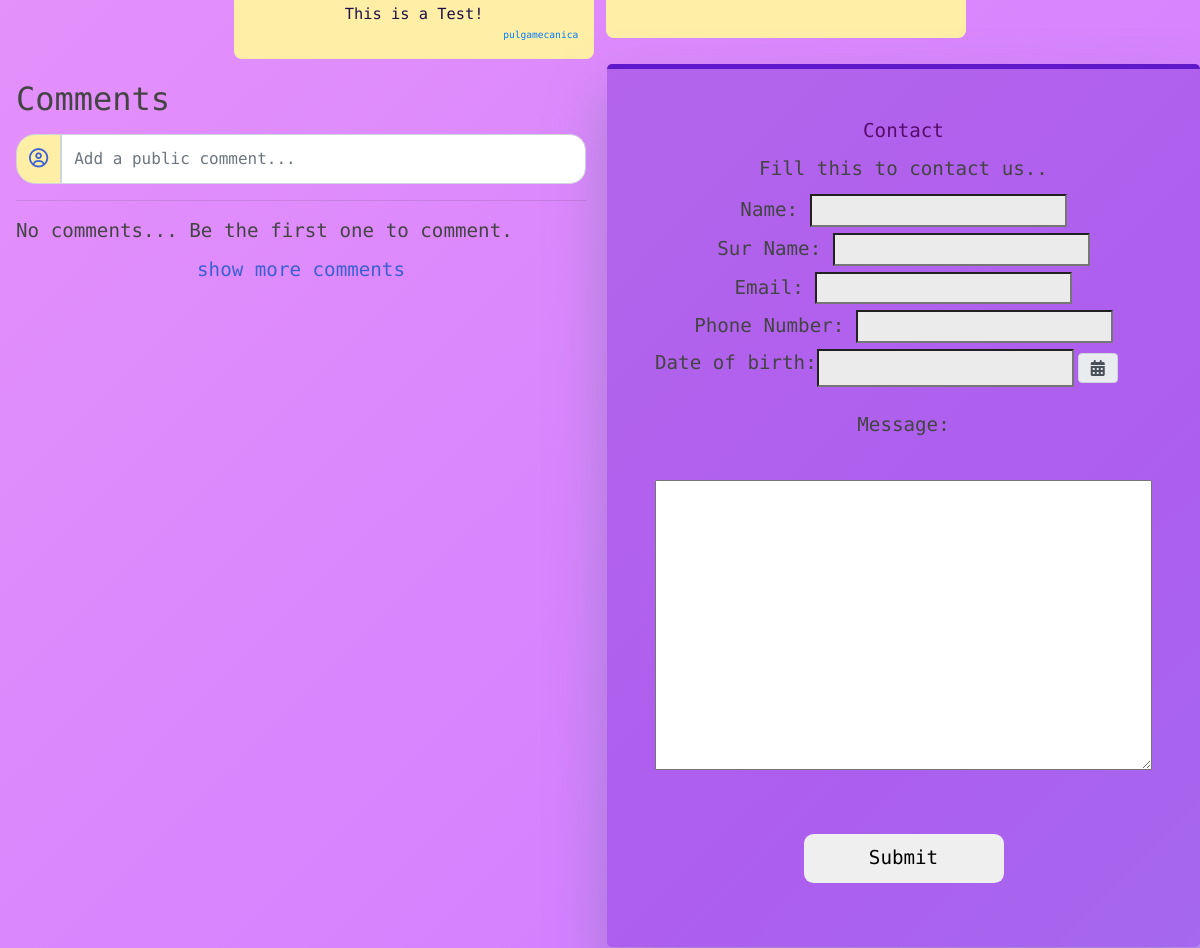
The app's page / (middle part), older data.
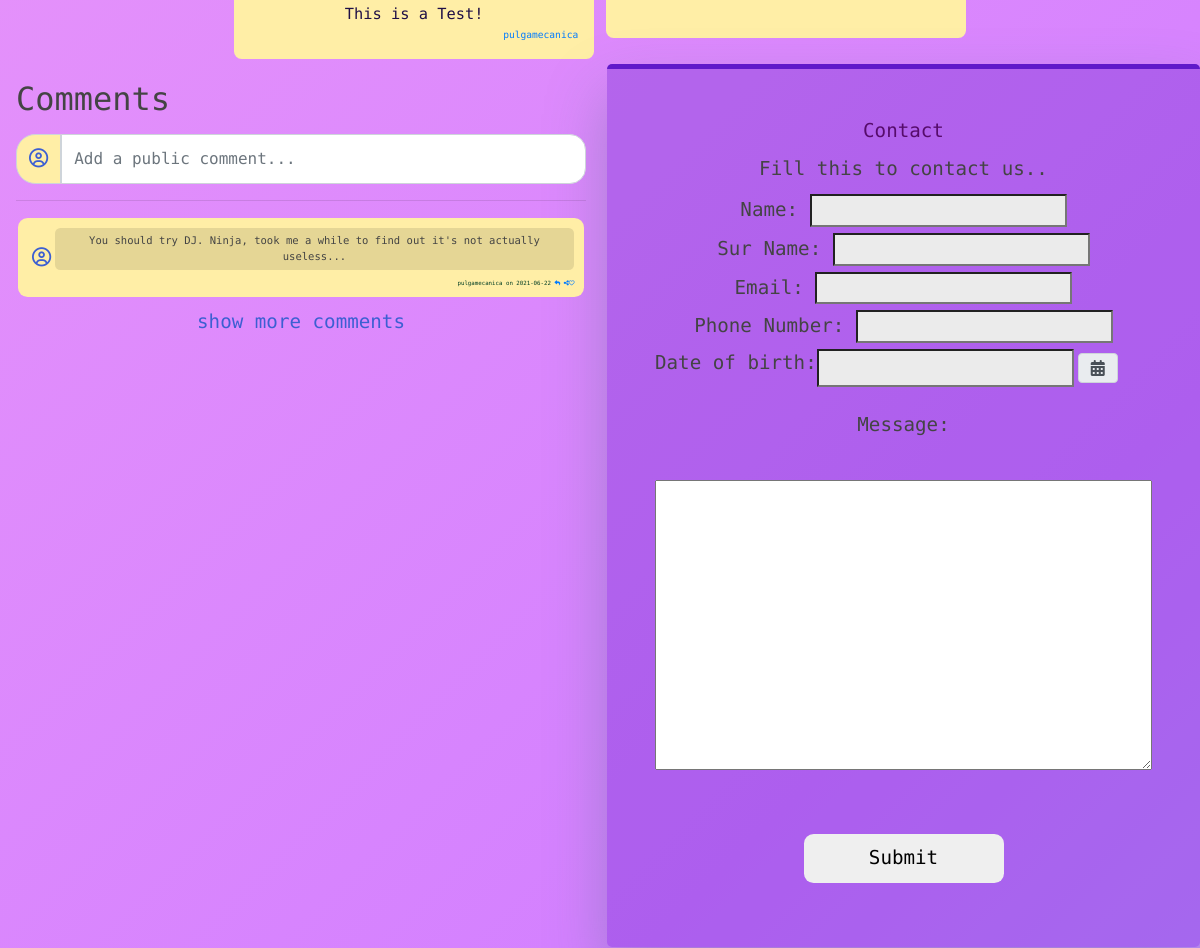
The same page, newer data.
### boring/models.py (models this page shows, shortened)
class Comment(models.Model):
    user = models.ForeignKey(BoringUser, on_delete=models.CASCADE, related_name="comments")
    created_at = models.DateTimeField(auto_now_add=True)
    description = models.TextField(max_length = 250)
    likes = models.IntegerField(default=0)

class BoringUser(models.Model):
    user = models.OneToOneField(User, on_delete=models.CASCADE)
    boring_coins = models.IntegerField(default=100)
    boring_diamonds = models.IntegerField(default=10)
    bio = models.TextField(blank=True)
    level = models.IntegerField(default=0)
    is_admin = models.BooleanField(default=False)
    created_at = models.DateTimeField(auto_now=True)

### boring_website/views.py (the view)
# urls.py: path('', views.home_page_view, name='home'),
def home_page_view(request):
    contact_form = ContactForm()
    recent_posts = [post for post in Post.objects.all().filter(active=True).order_by('created_at')[:2] ]
    recent_games_by_cat = { choice[1]: Game.objects.filter(category=choice[0]).filter(active=True).order_by('created_at')[:2] for choice in Game.GameCategory.choices }
    game = None if len(Game.objects.all()) == 0 else Game.objects.all().order_by('likes')[0]
    post = None if len(Post.objects.all()) == 0 else Post.objects.all().order_by('likes')[0]
    comments = Comment.objects.order_by('created_at')
    context = {'contact_form': contact_form, 'post': post, 'game': game, 'posts': recent_posts, 'games_by_cat': recent_games_by_cat, 'comments': comments}
    return render(request, 'boring_website/home.html', context)

### boring_website/forms.py
class ContactForm(forms.Form):
    name = forms.CharField(required=True, label='Name', max_length=100)
    sur_name = forms.CharField(required=True, label='Sur Name', max_length=100)
    email = forms.CharField(required=True, label='Email', max_length=100)
    phone_number = forms.IntegerField(label="Phone Number")
    date_of_birth = forms.DateTimeField(input_formats=['%d/%m/%Y'],widget=forms.DateTimeInput(attrs={'class': 'datetimepicker-input','data-target': '#datetimepicker1'}))
    message = forms.CharField(required=True, widget=forms.Textarea, label='Message', max_length=300, min_length=10)

### boring_website/templates/boring_website/home.html (shortened to what this page needs)
{% extends 'boring_website/base.html' %}
{% block main %}
    {% load static %}
    <div class="main-wrapper" id="home-active">
        <div class="box compilation-box">
            <div class="compilation-container">
                {% if post is not None %}
                    <a href="{% url 'boring_website:posts' %}">
                        <section class="compilation-post">
                            {% load static %}
                            <content>
                                {{ post.description }}
                            </content>
                            <footer> {{ post.user.user.username }} </footer>
                        </section>
                    </a>
                {% endif %}
                {% if game is not None %}
                    <section class="compilation-game">
                        <div class="flip-card">
                            <div class="flip-card-inner">
                                <div class="flip-card-front">
                                </div>
                                <div class="flip-card-back">
                                </div>
                            </div>
                        </div>
                    </section>
                {% endif %}
            </div>
        </div>
        <div class="box comments-box" id="comments-anchor">
            <div class="comment-wrapper">
                <h2><label for="comment">Comments</label></h2>
                <form>
                    <div class="comment-container">
                        <div class="input-group">
                            <span class="input-group-text user-icon"><i class="far fa-user-circle"></i></span>
                            <input class="form-control" type="text" name="comment" id="comment" placeholder="Add a public comment...">
                        </div>
                    </div>
                </form>
                <hr>
                {% for comment in comments %}
                    <div class="comments-container">
                        <div class="user-comment-icon"><i class="far fa-user-circle"></i></div>
                        <p>You should try DJ. Ninja, took me a while to find out it's not actually useless...</p>
                        <h6>{{ comment.user.user.username }} on {{ comment.created_at|date:'Y-m-d' }} <a href=""><i class="fas fa-reply"></i></a> <a href=""><i class="fas fa-share-alt"></i></a><a href=""><i class="far fa-heart"></i></a></h6>
                    </div>
                {% empty %}
                    No comments... Be the first one to comment.
                {% endfor %}
                <p style="color: #3c5fd2;">show more comments</p>
            </div>
        </div>
        <div class="box contact-box">
            <div class="wrapper">
                <form method="post" action="{% url 'boring_website:contact_message' %}">
                    <div class="page-title">Contact</div>
                    <p>Fill this to contact us..</p>
                    {% for field in contact_form  %}
                        {% if field is contact_form.date_of_birth %}
                            <div class="input-group mb-4" id="datetimepicker1" data-target-input="nearest">
                                {{ field.label_tag }}
                                {{ field }}
                                <div data-target="#datetimepicker1" data-toggle="datetimepicker">
                                    <div class="input-group-text m-1"><i class="fa fa-calendar"></i></div>
                                </div>
                            </div>
                        {% else %}
                            <div class="fieldWrapper">
                                {{ field.label_tag }} {{ field }}
                            </div>
                        {% endif %}
                    {% endfor %}
                    <button class="submit formEntry">Submit</button>
                </form>
            </div>
        </div>
    </div>
{% endblock %}

Row changes from the older to the newer data that the page shows:
added Comment: user.user.username "pulgamecanica", created_at "2021-06-22"
Text that changed along with them:
text no longer shown: "No comments... Be the first one to comment."
